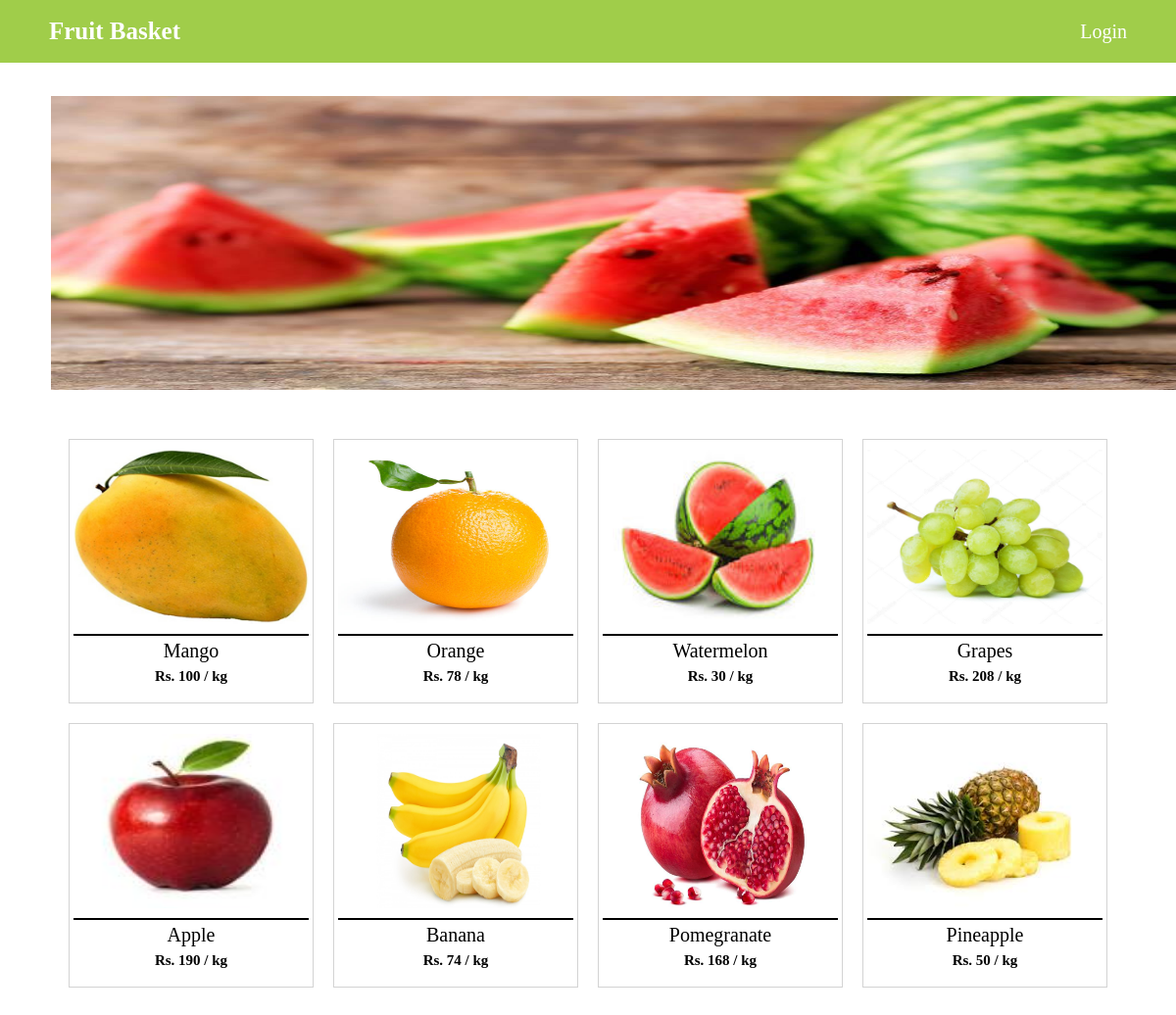
The page / on the database its author committed.
### tables this page shows
CREATE TABLE products(product_id INTEGER PRIMARY KEY AUTOINCREMENT NOT NULL,name TEXT NOT NULL, price INT NOT NULL,quantity IT);

### app.py (the view)
@app.route("/", methods = ["GET","POST"])
@login_required
def index():
    if request.method == "GET":
     products = db.execute("SELECT * FROM products")
     return render_template("index.html",products = products)
    else:
     nproducts = db.execute("SELECT * FROM products WHERE name LIKE ?","%"+request.form.get("search")+"%")
     return render_template("index.html",nproducts = nproducts,search = request.form.get("search"))

### app.py (called while the page is built)
@app.after_request
def after_request(response):
    response.headers["Cache-Control"] = "no-cache, no-store, must-revalidate"
    response.headers["Expires"] = 0
    response.headers["Pragma"] = "no-cache"
    return response

### templates/index.html (shortened to what this page needs)
{% extends "layout.html" %}
{% block main %}
 <div class = "slideshow-container">
    <div class = "slides">
        <img class = "show" src = "{{url_for('static',filename = 'slide2.jpg')}}" align = "middle" >
    </div>
 </div>
 <table>
 <form class = products action = "/" method = "get">
    {% for product in products %}
    <div class = product-container>
    <a href="{{ url_for('product_detail', product_id = product.product_id) }}" class = "item">
    <div class = product>
        <img class = "item" src="{{url_for('static', filename= (product.product_id|string)  +'.jpg' )}}">
        <div class = name >{{product["name"]}}</div>
        <div class = price>Rs. {{product["price"]}} <b>/</b> kg</div>
    </div>
    </a>
    </div>
    {%endfor%}
</form>
</table>
{% endblock %}

### templates/layout.html (shortened to what this page needs)
<!DOCTYPE html>
<html lang="en">
    <head>
        <link href="https://cdn.jsdelivr.net/npm/bootstrap@5.1.3/dist/css/bootstrap.min.css" rel="stylesheet">
        <link href="/static/styles.css" rel="stylesheet">
        <link rel="stylesheet" href="https://cdnjs.cloudflare.com/ajax/libs/font-awesome/4.7.0/css/font-awesome.min.css">
    </head>
    <body>
                    {% if session["user_id"] %}
                    <div class = "nav-bar">
                        <a href = "/" class = "brand">Fruit Basket</a>
                        <form action = "/" method = "post">
                        <div class = "search">
                                <input type = "text" placeholder = "Search here" name = "search" autocomplete ="off">
                                <button type = "submit" id = "search"><i class="fa fa-search" aria-hidden="true" id = "search-btn"></i></button>
                        </div>
                        </form>
                        <nav class = "nav-items">
                          <a href = "/cart"><i class="fa fa-shopping-cart fa-fw" aria-hidden="true" id = "cart"></i></a>
                          <a href = "/logout">Logout</a>
                        </nav>
                     </div>
                    {% else %}
                       <div class = "nav-bar">
                          <a href = "/" class = "brand">Fruit Basket</a>
                          <nav class = "nav-items">
                            <a href = "/login">Login</a>
                          </nav>
                       </div>
                    {% endif %}
        <main class="container-fluid py-5 text-center">
            {% block main %}{% endblock %}
        </main>
    </body>
</html>

### static/styles.css (style rules this page uses)
* { font-family: 'Poppins', sans serif; box-sizing: border-box; }
.nav-bar { position: fixed; top: 0; left: 0; width: 100%; padding: 15px 50px; background: #A0CD4A; display: flex; align-items: center; justify-content: space-between; height: 64px; }
.brand { font-size: 25px; color: #fff; text-decoration: none; font-weight: 700; }
.nav-items a { position: relative; font-size: 20px; color: #fff; text-decoration: none; margin-left: 10px; }
.slideshow-container { position: static; margin: 50px 40px 40px 40px; }
.slides { display: none; }
.show { height: 300px; width: 1175px; }
.product-container { height: 270px; width: 250px; border: 1px solid; border-color:#D3D3D3; display: inline-block; margin: 10px; align: left; }
.item { height: 200px; width: 240px; padding-bottom: 10px; padding-top: 10px; border-bottom: 2px solid; }
.name { font-size: 20px; }
.price { font-size: 15px; font-weight: bold; margin-bottom:5px; }
a { text-decoration: none; color: black; }
table { width: 600px; border: solid; margin-left:300px; }

### rows shown on the page
products: shows a picture, name "Mango", price "100"
products: shows a picture, name "Orange", price "78"
products: shows a picture, name "Watermelon", price "30"
products: shows a picture, name "Grapes", price "208"
products: shows a picture, name "Apple", price "190"
products: shows a picture, name "Banana", price "74"
products: shows a picture, name "Pomegranate", price "168"
products: shows a picture, name "Pineapple", price "50"
